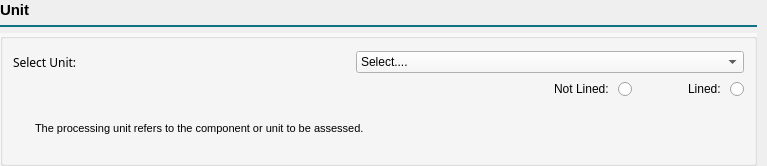
              <widget class="QFrame" name="frame_12">
               <property name="frameShape">
                <enum>QFrame::NoFrame</enum>
               </property>
               <property name="frameShadow">
                <enum>QFrame::Raised</enum>
               </property>
               <layout class="QVBoxLayout" name="verticalLayout_10" stretch="0,0,1">
                <property name="spacing">
                 <number>5</number>
                </property>
                <property name="leftMargin">
                 <number>0</number>
                </property>
                <property name="topMargin">
                 <number>0</number>
                </property>
                <property name="rightMargin">
                 <number>10</number>
                </property>
                <property name="bottomMargin">
                 <number>0</number>
                </property>
                <item>
                 <widget class="QFrame" name="frame_13">
                  <property name="frameShape">
                   <enum>QFrame::NoFrame</enum>
                  </property>
                  <property name="frameShadow">
                   <enum>QFrame::Raised</enum>
                  </property>
                  <layout class="QHBoxLayout" name="horizontalLayout_10">
                   <property name="spacing">
                    <number>6</number>
                   </property>
                   <property name="leftMargin">
                    <number>0</number>
                   </property>
                   <property name="topMargin">
                    <number>0</number>
                   </property>
                   <property name="rightMargin">
                    <number>0</number>
                   </property>
                   <property name="bottomMargin">
                    <number>0</number>
                   </property>
                   <item>
                    <widget class="QLabel" name="label_8">
                     <property name="font">
                      <font>
                       <family>Yu Gothic UI</family>
                       <pointsize>11</pointsize>
                       <weight>75</weight>
                       <bold>true</bold>
                      </font>
                     </property>
                     <property name="text">
                      <string>Unit</string>
                     </property>
                     <property name="scaledContents">
                      <bool>true</bool>
                     </property>
                     <property name="alignment">
                      <set>Qt::AlignLeading|Qt::AlignLeft|Qt::AlignVCenter</set>
                     </property>
                    </widget>
                   </item>
                   <item>
                    <spacer name="horizontalSpacer_7">
                     <property name="orientation">
                      <enum>Qt::Horizontal</enum>
                     </property>
                     <property name="sizeHint" stdset="0">
                      <size>
                       <width>727</width>
                       <height>20</height>
                      </size>
                     </property>
                    </spacer>
                   </item>
                  </layout>
                 </widget>
                </item>
                <item>
                 <widget class="Line" name="line_4">
                  <property name="styleSheet">
                   <string notr="true">color:rgb(18, 114, 129)</string>
                  </property>
                  <property name="frameShadow">
                   <enum>QFrame::Plain</enum>
                  </property>
                  <property name="lineWidth">
                   <number>2</number>
                  </property>
                  <property name="orientation">
                   <enum>Qt::Horizontal</enum>
                  </property>
                 </widget>
                </item>
                <item>
                 <widget class="QGroupBox" name="groupBox_14">
                  <property name="minimumSize">
                   <size>
                    <width>0</width>
                    <height>133</height>
                   </size>
                  </property>
                  <property name="styleSheet">
                   <string notr="true">background-color:rgb(248, 248, 249)</string>
                  </property>
                  <layout class="QVBoxLayout" name="verticalLayout_16" stretch="0,0,1">
                   <property name="spacing">
                    <number>4</number>
                   </property>
                   <property name="leftMargin">
                    <number>10</number>
                   </property>
                   <property name="topMargin">
                    <number>12</number>
                   </property>
                   <property name="rightMargin">
                    <number>10</number>
                   </property>
                   <property name="bottomMargin">
                    <number>12</number>
                   </property>
                   <item>
                    <layout class="QFormLayout" name="formLayout_3">
                     <property name="horizontalSpacing">
                      <number>279</number>
                     </property>
                     <property name="leftMargin">
                      <number>0</number>
                     </property>
                     <item row="0" column="0">
                      <widget class="QLabel" name="selectUnitLabel">
                       <property name="font">
                        <font>
                         <family>Yu Gothic UI Semibold</family>
                         <pointsize>9</pointsize>
                         <weight>50</weight>
                         <bold>false</bold>
                        </font>
                       </property>
                       <property name="styleSheet">
                        <string notr="true">background-color:transparent</string>
                       </property>
                       <property name="text">
                        <string>Select Unit:</string>
                       </property>
                      </widget>
                     </item>
                     <item row="0" column="1">
                      <widget class="QComboBox" name="unitComboBox">
                       <property name="font">
                        <font>
                         <family>Yu Gothic UI</family>
                         <pointsize>9</pointsize>
                         <weight>50</weight>
                         <bold>false</bold>
                        </font>
                       </property>
                       <property name="cursor">
                        <cursorShape>PointingHandCursor</cursorShape>
                       </property>
                       <property name="styleSheet">
                        <string notr="true">background-color:#f7f7f7;</string>
                       </property>
                       <item>
                        <property name="text">
                         <string>Select....</string>
                        </property>
                       </item>
                      </widget>
                     </item>
                    </layout>
                   </item>
                   <item>
                    <widget class="QFrame" name="liningFrame">
                     <property name="minimumSize">
                      <size>
                       <width>0</width>
                       <height>25</height>
                      </size>
                     </property>
                     <property name="styleSheet">
                      <string notr="true">background-color:transparent</string>
                     </property>
                     <layout class="QHBoxLayout" name="horizontalLayout_13" stretch="1,0">
                      <property name="topMargin">
                       <number>0</number>
                      </property>
                      <property name="rightMargin">
                       <number>0</number>
                      </property>
                      <property name="bottomMargin">
                       <number>0</number>
                      </property>
                      <item>
                       <spacer name="horizontalSpacer_10">
                        <property name="styleSheet">
                         <string notr="true">background-color:transparent</string>
                        </property>
                        <property name="orientation">
                         <enum>Qt::Horizontal</enum>
                        </property>
                        <property name="sizeHint" stdset="0">
                         <size>
                          <width>40</width>
                          <height>20</height>
                         </size>
                        </property>
                       </spacer>
                      </item>
                      <item>
                       <widget class="QFrame" name="frame_20">
                        <property name="styleSheet">
                         <string notr="true">background:none</string>
                        </property>
                        <property name="frameShape">
                         <enum>QFrame::NoFrame</enum>
                        </property>
                        <property name="frameShadow">
                         <enum>QFrame::Raised</enum>
                        </property>
                        <layout class="QHBoxLayout" name="horizontalLayout_4">
                         <property name="leftMargin">
                          <number>0</number>
                         </property>
                         <property name="topMargin">
                          <number>0</number>
                         </property>
                         <property name="rightMargin">
                          <number>0</number>
                         </property>
                         <property name="bottomMargin">
                          <number>0</number>
                         </property>
                         <item>
                          <widget class="QRadioButton" name="radioButton">
                           <property name="font">
                            <font>
                             <family>Yu Gothic UI</family>
                             <pointsize>9</pointsize>
                             <weight>50</weight>
                             <bold>false</bold>
                            </font>
                           </property>
                           <property name="cursor">
                            <cursorShape>PointingHandCursor</cursorShape>
                           </property>
                           <property name="layoutDirection">
                            <enum>Qt::RightToLeft</enum>
                           </property>
                           <property name="styleSheet">
                            <string notr="true">opacity:0;</string>
                           </property>
                           <property name="text">
                            <string>Not Lined: </string>
                           </property>
                          </widget>
                         </item>
                         <item>
                          <spacer name="horizontalSpacer_11">
                           <property name="orientation">
                            <enum>Qt::Horizontal</enum>
                           </property>
                           <property name="sizeHint" stdset="0">
                            <size>
                             <width>45</width>
                             <height>20</height>
                            </size>
                           </property>
                          </spacer>
                         </item>
                         <item>
                          <widget class="QRadioButton" name="radioButton_2">
                           <property name="font">
                            <font>
                             <family>Yu Gothic UI</family>
                             <pointsize>9</pointsize>
                             <weight>50</weight>
                             <bold>false</bold>
                            </font>
                           </property>
                           <property name="cursor">
                            <cursorShape>PointingHandCursor</cursorShape>
                           </property>
                           <property name="layoutDirection">
                            <enum>Qt::RightToLeft</enum>
                           </property>
                           <property name="styleSheet">
                            <string notr="true">opacity:0;</string>
                           </property>
                           <property name="text">
                            <string>Lined: </string>
                           </property>
                          </widget>
                         </item>
                        </layout>
                       </widget>
                      </item>
                     </layout>
                    </widget>
                   </item>
                   <item>
                    <widget class="QFrame" name="frame_14">
                     <property name="minimumSize">
                      <size>
                       <width>0</width>
                       <height>40</height>
                      </size>
                     </property>
                     <property name="font">
                      <font>
                       <family>Segoe UI</family>
                      </font>
                     </property>
                     <property name="styleSheet">
                      <string notr="true">background-color:transparent</string>
                     </property>
                     <property name="frameShape">
                      <enum>QFrame::NoFrame</enum>
                     </property>
                     <property name="frameShadow">
                      <enum>QFrame::Raised</enum>
                     </property>
                     <layout class="QHBoxLayout" name="horizontalLayout_16" stretch="0,1">
                      <property name="leftMargin">
                       <number>10</number>
                      </property>
                      <property name="topMargin">
                       <number>0</number>
                      </property>
                      <property name="bottomMargin">
                       <number>0</number>
                      </property>
                      <item>
                       <widget class="QLabel" name="label_12">
                        <property name="maximumSize">
                         <size>
                          <width>30</width>
                          <height>30</height>
                         </size>
                        </property>
                        <property name="font">
                         <font>
                          <family>Segoe UI</family>
                          <pointsize>8</pointsize>
                          <stylestrategy>PreferDefault</stylestrategy>
                          <kerning>true</kerning>
                         </font>
                        </property>
                        <property name="styleSheet">
                         <string notr="true">background-color:transparent</string>
                        </property>
                        <property name="text">
                         <string/>
                        </property>
                        <property name="textFormat">
                         <enum>Qt::PlainText</enum>
                        </property>
                        <property name="pixmap">
                         <pixmap>../Images/info-a.png</pixmap>
                        </property>
                        <property name="scaledContents">
                         <bool>true</bool>
                        </property>
                        <property name="alignment">
                         <set>Qt::AlignLeading|Qt::AlignLeft|Qt::AlignTop</set>
                        </property>
                       </widget>
                      </item>
                      <item>
                       <widget class="QLabel" name="label_14">
                        <property name="font">
                         <font>
                          <family>Segoe UI</family>
                          <pointsize>8</pointsize>
                          <stylestrategy>PreferDefault</stylestrategy>
                          <kerning>true</kerning>
                         </font>
                        </property>
                        <property name="styleSheet">
                         <string notr="true">background-color:transparent</string>
                        </property>
                        <property name="text">
                         <string>The processing unit refers to the component or unit to be assessed.</string>
                        </property>
                        <property name="textFormat">
                         <enum>Qt::PlainText</enum>
                        </property>
                        <property name="scaledContents">
                         <bool>false</bool>
                        </property>
                        <property name="alignment">
                         <set>Qt::AlignLeading|Qt::AlignLeft|Qt::AlignVCenter</set>
                        </property>
                        <property name="wordWrap">
                         <bool>true</bool>
                        </property>
                       </widget>
                      </item>
                     </layout>
                    </widget>
                   </item>
                  </layout>
                 </widget>
                </item>
               </layout>
              </widget>
